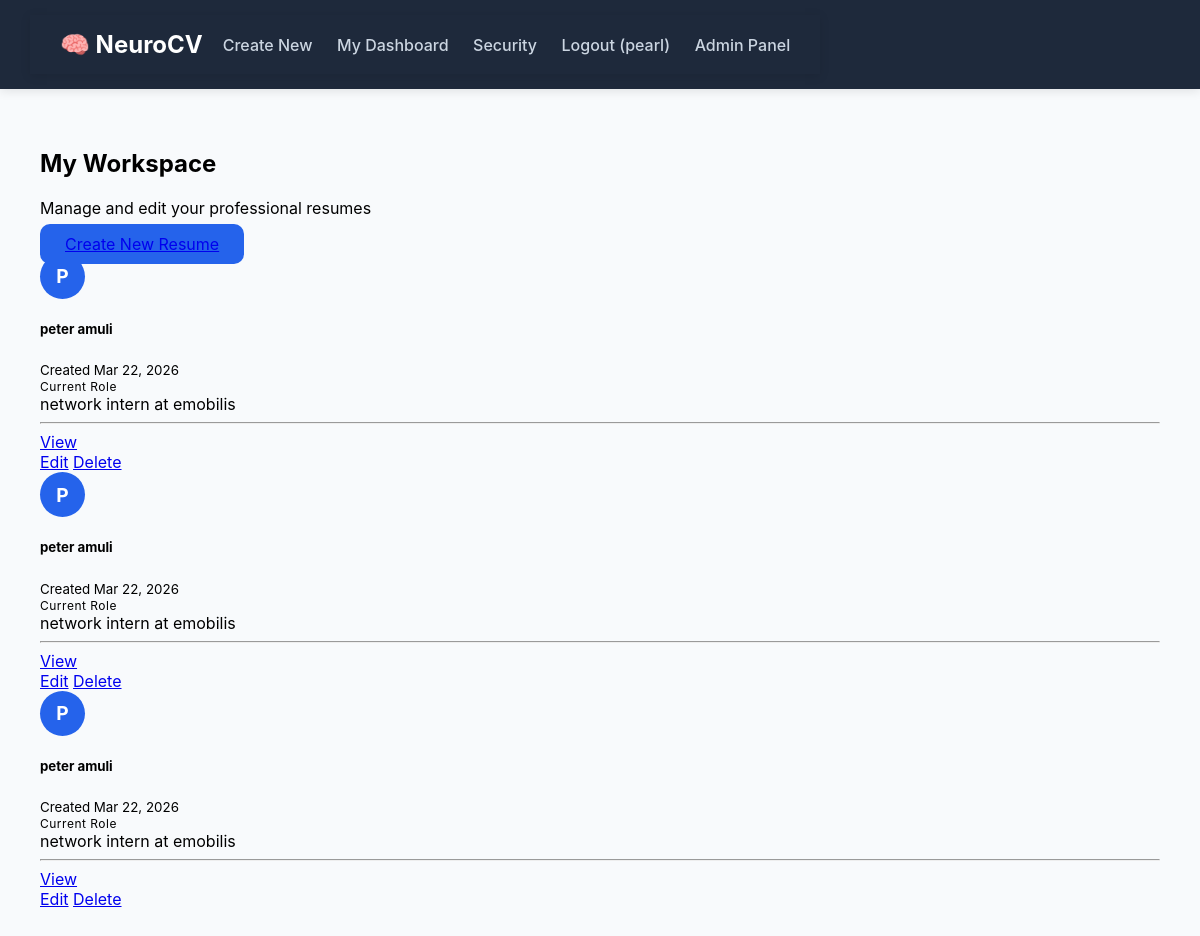
Page /dashboard/ (signed in) on the earlier database version.
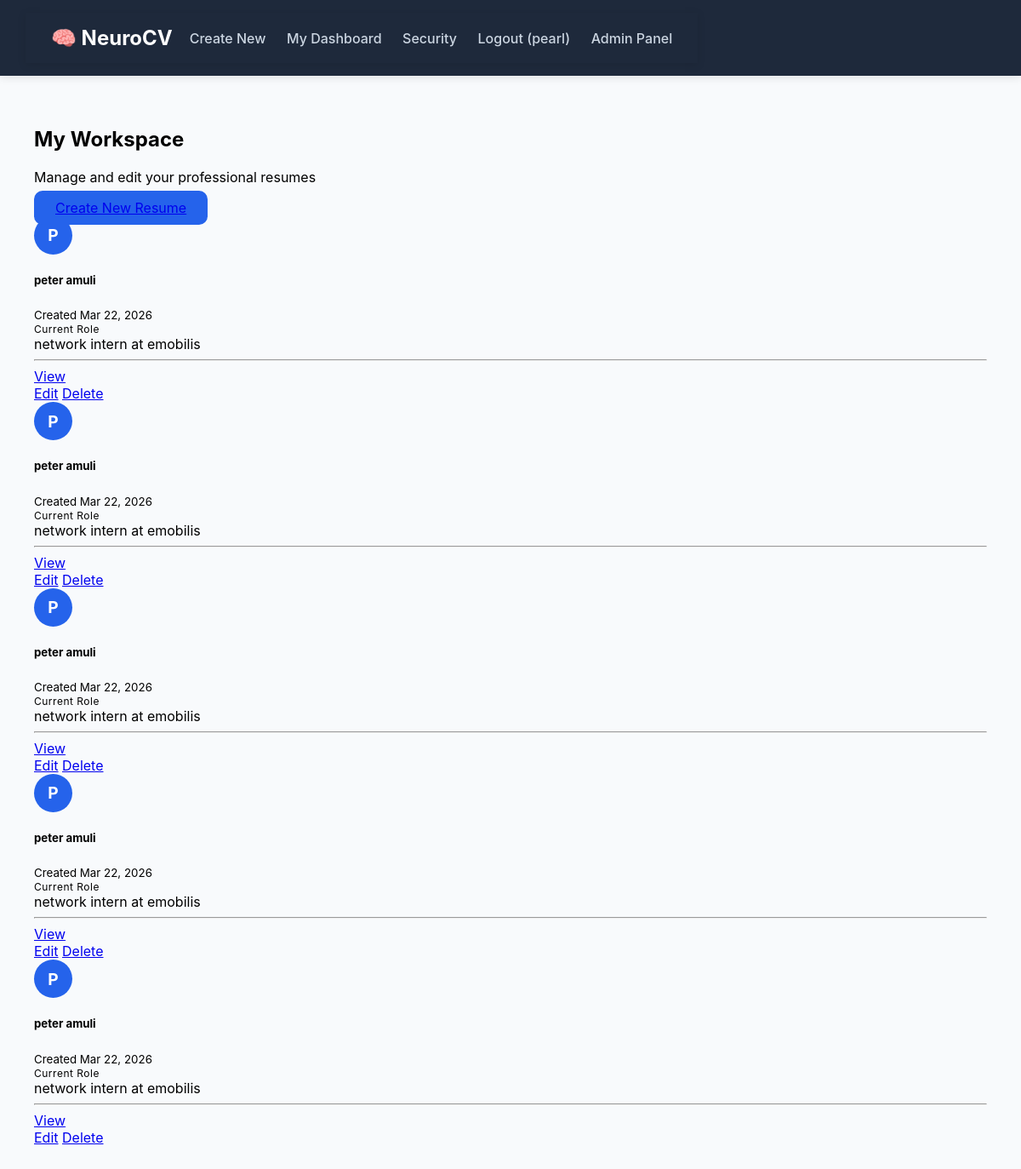
Same page on the later database version.
### neuroCV/models.py (models this page shows, shortened)
class Resume(models.Model):
    user = models.ForeignKey(User, on_delete=models.CASCADE, null=True, blank=True)
    full_name = models.CharField(max_length=255)
    email = models.EmailField()
    phone = models.CharField(max_length=20)
    university = models.CharField(max_length=255)
    course = models.CharField(max_length=255)
    score = models.CharField(max_length=100)
    year = models.CharField(max_length=50) # Changed to CharField for flexibility (e.g., "2022-2026")
    company = models.CharField(max_length=255)
    role = models.CharField(max_length=255)
    duration = models.CharField(max_length=100)
    responsibilities = models.TextField()
    ai_summary = models.TextField(blank=True, null=True)
    ai_bullet = models.TextField(blank=True, null=True)
    skills = models.TextField()
    ref1_name = models.CharField(max_length=255, blank=True)
    ref1_job = models.CharField(max_length=255, blank=True)
    ref1_contact = models.CharField(max_length=255, blank=True)
    ref2_name = models.CharField(max_length=255, blank=True)
    ref2_job = models.CharField(max_length=255, blank=True)
    ref2_contact = models.CharField(max_length=255, blank=True)
    is_paid = models.BooleanField(default=False)
    checkout_request_id = models.CharField(max_length=100, blank=True, null=True)
    created_at = models.DateTimeField(auto_now_add=True)
    class Meta:
        ordering = ['-created_at'] # Shows newest resumes first in the dashboard

### neuroCV/views.py (the view)
# urls.py: path('dashboard/', views.dashboard, name='dashboard'),
@login_required
def dashboard(request):
    resumes = Resume.objects.filter(user=request.user)
    return render(request, 'neuroCV/dashboard.html', {'cvs': resumes})

### neuroCV/templates/neuroCV/dashboard.html (shortened to what this page needs)
{% extends 'base.html' %}
{% block content %}
<div class="container mt-5">
    <div class="d-flex justify-content-between align-items-center mb-5">
        <div>
            <h2 class="fw-bold text-dark mb-0">My Workspace</h2>
            <p class="text-muted">Manage and edit your professional resumes</p>
        </div>
        <a href="{% url 'home' %}" class="btn btn-primary btn-lg shadow-sm">
             Create New Resume
        </a>
    </div>
    <div class="row">
        {% for cv in cvs %}
        <div class="col-md-6 col-lg-4 mb-4">
            <div class="card resume-card h-100 shadow-sm border-0">
                <div class="card-body p-4">
                    <div class="d-flex align-items-center mb-3">
                        <div class="avatar-circle me-3">
                            {{ cv.full_name|slice:":1"|upper }}
                        </div>
                        <div>
                            <h5 class="card-title fw-bold mb-0">{{ cv.full_name }}</h5>
                            <small class="text-muted">Created {{ cv.created_at|date:"M d, Y" }}</small>
                        </div>
                    </div>
                    <div class="mb-4">
                        <div class="text-dark fw-semibold small text-uppercase letter-spacing">Current Role</div>
                        <div class="text-secondary">{{ cv.role }} at {{ cv.company }}</div>
                    </div>
                    <hr class="opacity-10">
                    <div class="d-flex justify-content-between align-items-center">
                        <a href="{% url 'resume_detail' cv.pk %}" class="btn btn-sm btn-dark px-3">View</a>
                        <div class="btn-group">
                            <a href="{% url 'edit_resume' cv.pk %}" class="btn btn-sm btn-outline-warning">Edit</a>
                            <a href="{% url 'delete_resume' cv.pk %}" class="btn btn-sm btn-outline-danger">Delete</a>
                        </div>
                    </div>
                </div>
            </div>
        </div>
        {% endfor %}
    </div>
</div>
{% endblock %}

### templates/base.html (shortened to what this page needs)
<!DOCTYPE html>
<html lang="en">
<head>
</head>
<body>
    <nav class="navbar">
        <nav class="navbar">
        <a href="{% url 'home' %}" class="nav-logo">🧠 NeuroCV</a>
        <div class="nav-links">
            <a href="{% url 'home' %}">Create New</a>
            {% if user.is_authenticated %}
                <a href="{% url 'dashboard' %}">My Dashboard</a>
                <a href="{% url 'password_change' %}">Security</a>
                <form action="{% url 'logout' %}" method="post" style="display:inline; margin-left: 20px;">
                    <button type="submit" style="background:none; border:none; color:#cbd5e1; font-family:inherit; font-size:inherit; cursor:pointer; font-weight:500; padding:0;">
                        Logout ({{ user.username }})
                    </button>
                      {% else %}
                <a href="{% url 'login' %}">Login</a>
            {% endif %}
                </form>
            <a href="/admin/" target="_blank">Admin Panel</a>
        </div>
    </nav>
    </nav>
    <div class="container">
        {% block content %}
        {% endblock %}
    </div>
</body>
</html>

### templates/base.html (style rules this page uses)
:root { --primary: #2563eb; --dark: #1e293b; }
body { font-family: 'Segoe UI', sans-serif; margin: 0; background: #f8fafc; }
.navbar { background: var(--dark); padding: 15px 30px; display: flex; justify-content: space-between; align-items: center; color: white; box-shadow: 0 2px 10px rgba(0,0,0,0.1); }
.nav-logo { font-weight: bold; font-size: 1.5rem; color: white; text-decoration: none; }
.nav-links a { color: #cbd5e1; text-decoration: none; margin-left: 20px; font-weight: 500; transition: color 0.3s; }
.container { padding: 20px; }

### neuroCV/templates/neuroCV/dashboard.html (style rules this page uses)
:root { --primary-blue: #2563eb; --bg-light: #f8fafc; }
body { background-color: var(--bg-light); font-family: 'Inter', sans-serif; }
.resume-card { transition: transform 0.2s ease, box-shadow 0.2s ease; border-radius: 16px; }
.avatar-circle { width: 45px; height: 45px; background-color: var(--primary-blue); color: white; border-radius: 50%; display: flex; align-items: center; justify-content: center; font-weight: 700; font-size: 1.2rem; }
.letter-spacing { letter-spacing: 0.5px; font-size: 0.75rem; }
.btn-primary { background-color: var(--primary-blue); border: none; padding: 10px 25px; border-radius: 10px; }

Differences in the rows shown:
added Resume: full_name "P", full_name "peter amuli", created_at "Mar 22, 2026", role "network intern", company "emobilis"
added Resume: full_name "P", full_name "peter amuli", created_at "Mar 22, 2026", role "network intern", company "emobilis"
